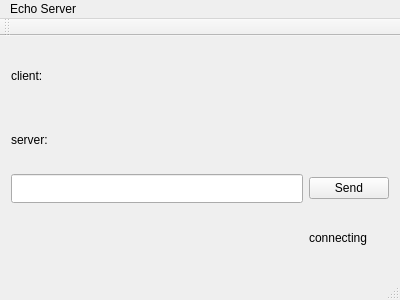
<?xml version="1.0" encoding="UTF-8"?>
<ui version="4.0">
 <class>MainWindow</class>
 <widget class="QMainWindow" name="MainWindow">
  <property name="geometry">
   <rect>
    <x>0</x>
    <y>0</y>
    <width>400</width>
    <height>300</height>
   </rect>
  </property>
  <property name="windowTitle">
   <string>MainWindow</string>
  </property>
  <widget class="QWidget" name="centralWidget">
   <layout class="QGridLayout" name="gridLayout">
    <item row="0" column="0" colspan="2">
     <widget class="QLabel" name="client_label">
      <property name="autoFillBackground">
       <bool>false</bool>
      </property>
      <property name="text">
       <string>client:</string>
      </property>
     </widget>
    </item>
    <item row="1" column="0" colspan="2">
     <widget class="QLabel" name="server_label">
      <property name="text">
       <string>server: </string>
      </property>
     </widget>
    </item>
    <item row="2" column="0">
     <widget class="QLineEdit" name="massage_line">
      <property name="font">
       <font>
        <family>Symbola</family>
        <pointsize>12</pointsize>
        <weight>75</weight>
        <italic>false</italic>
        <bold>true</bold>
        <underline>false</underline>
        <strikeout>false</strikeout>
       </font>
      </property>
      <property name="whatsThis">
       <string/>
      </property>
      <property name="accessibleDescription">
       <string/>
      </property>
      <property name="inputMask">
       <string/>
      </property>
      <property name="text">
       <string/>
      </property>
      <property name="maxLength">
       <number>99</number>
      </property>
     </widget>
    </item>
    <item row="2" column="1">
     <widget class="QPushButton" name="Send_butt">
      <property name="text">
       <string>Send</string>
      </property>
     </widget>
    </item>
    <item row="3" column="1">
     <widget class="QLabel" name="connect_label">
      <property name="text">
       <string>connecting</string>
      </property>
      <property name="scaledContents">
       <bool>false</bool>
      </property>
      <property name="wordWrap">
       <bool>false</bool>
      </property>
     </widget>
    </item>
   </layout>
  </widget>
  <widget class="QMenuBar" name="menuBar">
   <property name="geometry">
    <rect>
     <x>0</x>
     <y>0</y>
     <width>400</width>
     <height>25</height>
    </rect>
   </property>
   <widget class="QMenu" name="menuEcho_Server">
    <property name="title">
     <string>Echo Server</string>
    </property>
    <addaction name="separator"/>
    <addaction name="separator"/>
    <addaction name="actionServer"/>
    <addaction name="actionClient"/>
   </widget>
   <addaction name="menuEcho_Server"/>
  </widget>
  <widget class="QToolBar" name="mainToolBar">
   <attribute name="toolBarArea">
    <enum>TopToolBarArea</enum>
   </attribute>
   <attribute name="toolBarBreak">
    <bool>false</bool>
   </attribute>
  </widget>
  <widget class="QStatusBar" name="statusBar"/>
  <action name="actionServer">
   <property name="text">
    <string>server</string>
   </property>
  </action>
  <action name="actionClient">
   <property name="text">
    <string>client</string>
   </property>
  </action>
 </widget>
 <layoutdefault spacing="6" margin="11"/>
 <resources/>
 <connections/>
</ui>
